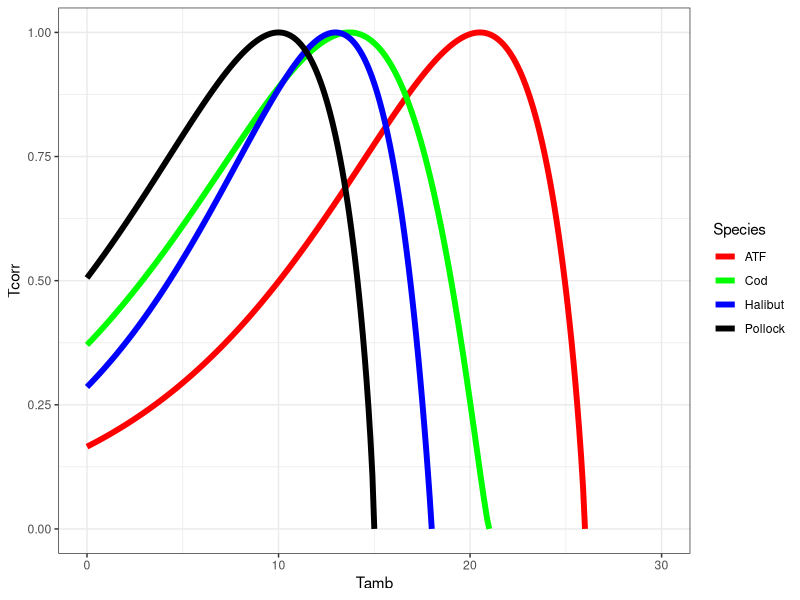
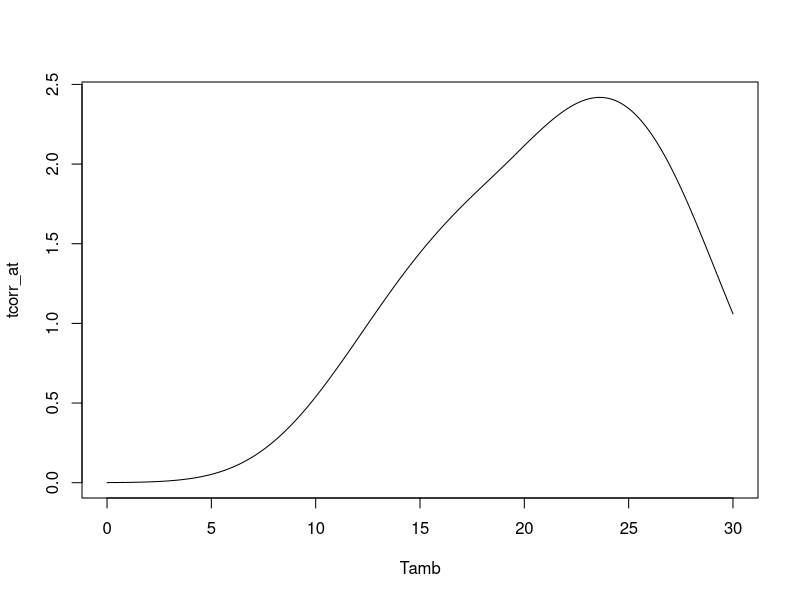
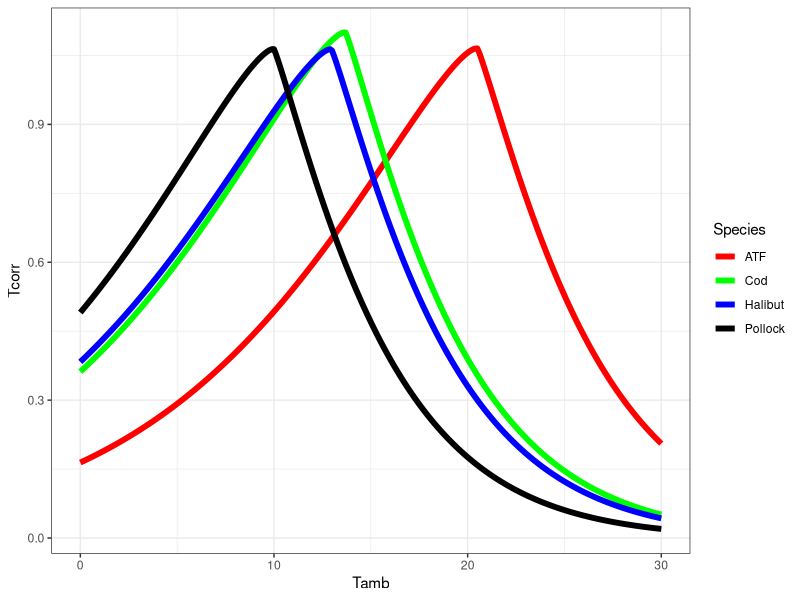
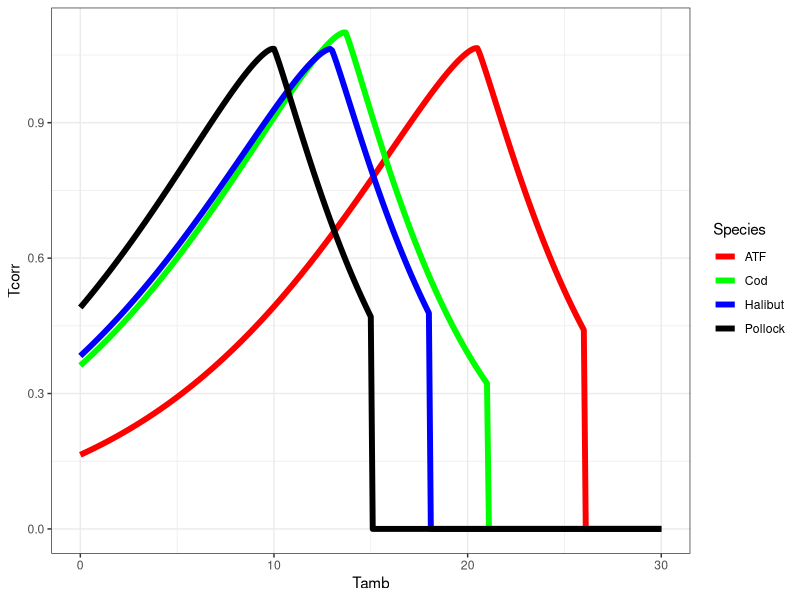

These figures' R source, in order:
# Bioenergetics from CEATTLE
library(tidyverse)

# Goal: fit Gary Griffith's 6-parameter Q10 function to the bioenergetic curves to calculate f(T) in Holsman et al. (2015, 2019)

# Pollock, Cod, and ATF from: Holsman, K. K., & Aydin, K. (2015). Comparative methods for evaluating climate change impacts on the foraging ecology of Alaskan groundfish. Marine Ecology Progress Series, 521, 217–235. https://doi.org/10.3354/meps11102
# Halibut from: Holsman, KK, Aydin, K, Sullivan, J, Hurst, T, Kruse, GH. Climate effects and bottom-up controls on growth and size-at-age of Pacific halibut (Hippoglossus stenolepis) in Alaska (USA). Fish Oceanogr. 2019; 28: 345– 358. https://doi.org/10.1111/fog.12416

dat <- data.frame('Par' = c('Cq', 'Tc0', 'Tcm'),
                  'Pollock' = c(2.6, 10, 15),
                  'Cod' = c(2.41, 13.7, 21),
                  'ATF' = c(2.497, 20.512, 26),
                  'Halibut' = c(3.084, 12.97, 18))

# TC0 is the temperature where laboratory consumption rates are highest, TCM is the maximum water
# temperature above which consumption ceases and CQ approximates the Q10 or the rate at which 
# the function increases over relatively low water temperatures.

make_curve <- function(species, dat, Tamb){
  
  Cq <- dat %>% filter(Par == 'Cq') %>% pull(species)
  Tc0 <- dat %>% filter(Par == 'Tc0') %>% pull(species)
  Tcm <- dat %>% filter(Par == 'Tcm') %>% pull(species)
  
  Y <- log(Cq) * (Tcm - Tc0 + 2)
  Z <- log(Cq) * (Tcm - Tc0)
  X <- (Z^2 * (1 + (1 + 40/Y)^0.5)^2)/400
  V <- (Tcm - Tamb) / (Tcm - Tc0)
  
  Tcorr <- V^X * exp((X * (1 - V)))
  
  return(Tcorr)
  
}

tcorr_frame <- data.frame('Tamb' = seq(0, 30, 0.1)) %>%
  mutate(Pollock = make_curve('Pollock', dat, Tamb),
         Cod = make_curve('Cod', dat, Tamb),
         ATF = make_curve('ATF', dat, Tamb),
         Halibut = make_curve('Halibut', dat, Tamb)) 

tcorr_frame_long <- tcorr_frame %>%
  pivot_longer(-Tamb, names_to = 'Species', values_to = 'Tcorr')


tcorr_frame_long %>%
  ggplot(aes(x = Tamb, y = Tcorr, color = Species))+
  geom_line(size = 2)+
  scale_color_manual(values = c('red','green','blue','black'))+
  theme_bw()


# Atlantis Q10method = 1 --------------------------------------------------
# 6-parameter function

# thi is the original parametrization in the manual/code
coeffA <- 0.851
coeffB <- 1.066 # global
Tc0 <- 19 # optimum for each species
coeffC <- 1 # global
coeffD <- 3 # global
corr <- 1000

Tamb <- seq(0,30,0.1) # temperature

tcorr_at <- log(2) * coeffA * coeffB^Tamb * exp(-coeffC * (abs(Tamb - Tc0)^coeffD) / corr)

plot(Tamb, tcorr_at, 'l')

# Fit model for single species --------------------------------------------

set.seed(999)

all_species <- unique(tcorr_frame_long$Species)
all_Tc0 <- unlist(dat[2,2:5])

par_vector <- matrix(0, nrow = length(all_species), ncol = 5)

# as initial values for the parameters, use the defaults from GG
start_tcorr <- c(log(0.851), log(1.066), log(1), log(3), log(1000)) # these are the initial values in the Atlantis manual

for(i in 1:length(all_species)){
  
  this_data <- tcorr_frame %>% 
    select(Tamb, all_species[i]) %>% 
    set_names(c('Tamb','Tcorr')) %>% 
    filter(!is.nan(Tcorr)) 
  
  this_Tc0 <- all_Tc0[i]
  
  fit_at_tcorr <- function(par, dat, Tc0){
    
    coeffA <- exp(par[1])
    coeffB <- exp(par[2]) # global
    coeffC <- exp(par[3]) # global
    coeffD <- exp(par[4]) # global
    corr <- exp(par[5])
    
    #data
    Tamb <- dat$Tamb
    Tcorr <- dat$Tcorr
    
    #gg
    Tcorr_at <- log(2) * coeffA * coeffB^Tamb * exp(-coeffC * (abs(Tamb - Tc0)^coeffD) / corr)
    
    obj_fun <- sum((log1p(Tcorr)-log1p(Tcorr_at))^2)
    obj_fun
  }
  
  tcorr_fit <- optim(start_tcorr, fit_at_tcorr, dat = this_data, Tc0 = this_Tc0)
  
  par_vector[i,] <- exp(tcorr_fit$par)
}

# Global fixed ------------------------------------------------------------

# set values of the global parameters to some defaults: defaults chosen based on values that work with some of the single-species fitting above
# taking an average of them will not work, q10 1 is EXTREMELY sensitive to input values
# fitting all ot once will not work with optim(), probably way overparameterized

# fit the rest species by species

Tamb <- seq(0,30,0.1) # temperature

fit_at_tcorr <- function(par, dat, Tc0){
  
  # par <- start_tcorr_POL
  # dat <- this_data_POL
  # Tc0 <- 10
  
  coeffA <- exp(par[1])
  coeffB <- 0.95 # global
  coeffC <- 7 # global
  coeffD <- 1.2 # global
  corr <- exp(par[2])
  
  #data
  Tamb <- dat$Tamb
  Tcorr <- dat$Tcorr
  
  #gg
  Tcorr_at <- log(2) * coeffA * coeffB^Tamb * exp(-coeffC * (abs(Tamb - Tc0)^coeffD) / corr)
  
  obj_fun <- sum((log1p(Tcorr)-log1p(Tcorr_at))^2)
  obj_fun
}

# use as starting values the parameter estimates from the first fit
start_tcorr_POL <- c(log(par_vector[1,1]), log(par_vector[1,5]))
start_tcorr_COD <- c(log(par_vector[2,1]), log(par_vector[2,5]))
start_tcorr_ATF <- c(log(par_vector[3,1]), log(par_vector[3,5]))
start_tcorr_HAL <- c(log(par_vector[4,1]), log(par_vector[4,5]))

# make data
this_data_POL <- tcorr_frame %>% select(Tamb, Pollock) %>% filter(!is.nan(Pollock)) %>% set_names(c('Tamb','Tcorr'))
this_data_COD <- tcorr_frame %>% select(Tamb, Cod) %>% filter(!is.nan(Cod)) %>% set_names(c('Tamb','Tcorr'))
this_data_ATF <- tcorr_frame %>% select(Tamb, ATF) %>% filter(!is.nan(ATF)) %>% set_names(c('Tamb','Tcorr'))
this_data_HAL <- tcorr_frame %>% select(Tamb, Halibut) %>% filter(!is.nan(Halibut)) %>% set_names(c('Tamb','Tcorr'))

# fit
tcorr_fit_POL <- optim(start_tcorr_POL, fit_at_tcorr, dat = this_data_POL, Tc0 = 10)
tcorr_fit_COD <- optim(start_tcorr_COD, fit_at_tcorr, dat = this_data_COD, Tc0 = 13.7)
tcorr_fit_ATF <- optim(start_tcorr_ATF, fit_at_tcorr, dat = this_data_ATF, Tc0 = 20.512)
tcorr_fit_HAL <- optim(start_tcorr_HAL, fit_at_tcorr, dat = this_data_HAL, Tc0 = 12.97)

#pol
fit_A_POL <- exp(tcorr_fit_POL$par[1])
fit_corr_POL <- exp(tcorr_fit_POL$par[2])
#cod
fit_A_COD <- exp(tcorr_fit_COD$par[1])
fit_corr_COD <- exp(tcorr_fit_COD$par[2])
#atf
fit_A_ATF <- exp(tcorr_fit_ATF$par[1])
fit_corr_ATF <- exp(tcorr_fit_ATF$par[2])
#halibut
fit_A_HAL <- exp(tcorr_fit_HAL$par[1])
fit_corr_HAL <- exp(tcorr_fit_HAL$par[2])

# make predictions and see how they align
T_test <- seq(0,30,0.1)

fit_tcorr_POL <- log(2) * fit_A_POL * 0.95^T_test * exp(-7 * (abs(T_test - 10)^1.2) / fit_corr_POL)
fit_tcorr_COD <- log(2) * fit_A_COD * 0.95^T_test * exp(-7 * (abs(T_test - 13.7)^1.2) / fit_corr_COD)
fit_tcorr_ATF <- log(2) * fit_A_ATF * 0.95^T_test * exp(-7 * (abs(T_test - 20.512)^1.2) / fit_corr_ATF)
fit_tcorr_HAL <- log(2) * fit_A_HAL * 0.95^T_test * exp(-7 * (abs(T_test - 12.97)^1.2) / fit_corr_ATF)

fit_tcorr <- data.frame(T_test, fit_tcorr_POL, fit_tcorr_COD, fit_tcorr_ATF, fit_tcorr_HAL) %>%
  set_names(c('Tamb', 'Pollock', 'Cod', 'ATF', 'Halibut')) %>%
  pivot_longer(-Tamb, names_to = 'Species', values_to = 'Tcorr')

fit_tcorr %>% ggplot(aes(x = Tamb, y = Tcorr, color = Species))+
  geom_line(size = 2)+
  scale_color_manual(values = c('red','green','blue','black'))+
  theme_bw()

c(fit_A_POL, fit_corr_POL, fit_A_COD, fit_corr_COD, fit_A_ATF, fit_corr_ATF, fit_A_HAL, fit_corr_HAL, 0.95, 7, 1.2)

# Merge with thermal maxima ----------------------------------------------

# It is interesting to note that the thermal optima and maximum temperatures we get from Aquamaps are 
# generally lower than the values used in Holsman and Aydin (2015)
# TODO: check those as it will be important to get those right

# Tcm is the temperature after which consumption ceased in the lab setting from Holsman and Aydin (2015)

fit_tcorr <- fit_tcorr %>%
  rowwise() %>%
  mutate(Tcm = ifelse(Species == 'Pollock', 15, ifelse(Species == 'Cod', 21, ifelse(Species == 'ATF', 26, 18)))) %>%
  mutate(Tcorr = ifelse(Tamb <= Tcm, Tcorr, 0))

fit_tcorr %>% ggplot(aes(x = Tamb, y = Tcorr, color = Species))+
  geom_line(size = 2)+
  scale_color_manual(values = c('red','green','blue','black'))+
  theme_bw()
